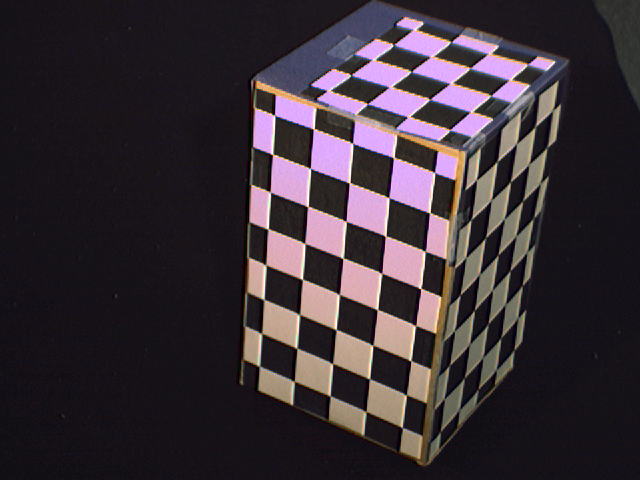
#> input picture CS283-PSets/PachecoTallaj_Natalia_pset3/data/calib_left.bmp, 640 x 480 px; the run also reads 2 pictures not shown here
$ jupyter execute PachecoTalla_Natalia_pset3.ipynb   (shell and % lines are left out)
#> lines starting #> are read from the running program, lines starting #| are printed output that depends on the picture
# Assignment 3
**CS283 Computer Vision, Harvard University, Fall 2019**

**Due Wednesday, Oct. 2, at 5:00pm**

Name: Natalia Pacheco-Tallaj

---

This problem set reinforces your understanding of camera matrices and binocular geometry. As usual, the assignment will be submitted electronically and formatted according to the guidelines. Notice the usual *Hints and Information* section at the bottom.

As usual, the input image files that are required to complete this assignment can be found in the <tt>pset3.zip</tt> archive that accompanies this notebook on the course website. Be sure to upload this ZIP archive tp JupterHub before running the notebook's first cell (which unpacks the archive into a <tt>./pset3</tt> folder).

Remember that the online submission system closes *exactly* at the stated deadline. If you find yourself in the uncomfortable position of working very close to the deadline, we advise that you upload early and often.

[cell 1]
# Run this cell (only once) to install the unzip command

[cell 2]
# Extract required pset folders (make sure you ran the first cell first)

[cell 3]
# Import other required libraries here
import cv2           # OpenCV
import numpy as np   # numpy
import scipy.interpolate
import pickle
from mpl_toolkits.mplot3d.art3d import Poly3DCollection

# Use this line to make matplotlib plot notebook style (only need to call it once when importing matplotlib)

import matplotlib.pyplot as plt
# Modify this line to adjust the displayed plot size. You can also call
# it with different parameters before specific plots.
plt.rcParams['figure.figsize'] = [10, 10]

## Question 1 (10 points)
$\def\vO{{\bf O}}
\def\vP{{\bf P}}
\def\vp{{\bf p}}
\def\vx{{\bf x}}
\def\vt{{\bf t}}
\def\vl{{\bf l}}
\def\vm{{\bf m}}
\def\vX{{\bf X}}
\def\mS{{\bf S}}
\def\mT{{\bf T}}
\def\mH{{\bf H}}
\def\mA{{\bf A}}
\def\mM{{\bf M}}
\def\mP{{\bf P}}
\def\tx{{\tilde{\bf x}}}
\def\ta{{\tilde{\bf a}}}
\def\tb{{\tilde{\bf b}}}
\def\tc{{\tilde{\bf c}}}
\def\hn{{\bf \hat{n}}}
\def\hv{{\bf \hat{v}}}
\def\hh{{\bf \hat{h}}}
\def\vh{{\bf h}}
\def\vs{{\bf s}}
\def\hs{{\bf \hat{s}}}$

In class we saw that a camera matrix satisfies the equation $\vx_i=\mP\vX_i$, and HZ 7.1 shows that six 3D-2D matches $\vX\leftrightarrow\vx$ are sufficient to recover $\mP$ using a linear (non-iterative) algorithm.

**a.** Create and describe specialized linear algorithms for computing the camera matrix $\mP$ in the special cases when: i) the camera location (but not orientation) is known, and ii) the camera location and complete orientation are known.

### Answer:
**Part i)**
Knowing the camera center $\tilde{C}$ means we have $3$ degrees of freedom less to worry about. Now we have $11-3 = 8$ degrees of freedom which means we need $4$ point correspondences to determine the camera matrix. We know that our camera matrix looks like
$$P = KR [I|-\tilde{C}] $$
with our known $\tilde{C}$. Since we know the center, we can apply $[I|-\tilde{C}]$ to the collection $\{\textbf{X}_i\}$ of world points to get a collection $\{\textbf{X}_i'\}$ of points, and now we've reduced the problem to computing the invertible $3\times 3$ marix $KR$ using the point correspondences $\textbf{X}_i'\leftrightarrow \vx$.

Now we should find a transformation $T$ to normalize the $\vx_i$ and $U$ to normalize the $\vX_i'$ so that they are centered at their centroid and $T\vx_i$ have average distance $\sqrt{2}$ from the centroid and $U\vX_i'$ have average distance $\sqrt{3}$ from the centroid. From now on assume $\vx_i$ and $\vX'_i$ denote the normalized points.

Now, for computing a $3\times 3$ invertible matrix we can just use the normal DLT algorithm from last week. We've already performed the normalization step, so now we build, for each point correspondence (we should have at least $4$ such correspondences) the matrix
$$A_i = \begin{pmatrix}
    \textbf{0}^T & -w_i\vX_i'^T & y_i\vX_i'^T\\
    w_i\vX_i'^T & \textbf{0}^T & -x_i\vX_i'^T
\end{pmatrix}$$
where $\vx_i = (x_i, y_i, w_i)$ in homogeneous coordinates. Then stack all of the $A_i$'s above each other to form $A$, now we want to solve the equation
$$\textbf{A}\textbf{b}  = 0$$
Find the SVD of $A$: $A = UDV^T$, then set $\textbf{b}$ to be the last column of $V$. Turn the $9$-vector $b$ into a matrix $B$ by letting the first $3$ entries be the first row, the second three entries the second row, and so on, the usual way. Then we de-normalize: set
$$KR = T^{-1}BU $$
If we wanted to find $K$ and $R$ separately we can do an $RQ$ decomposition on $KR$. However, we just want the camera matrix so we set
$$P = KR [I|-\tilde{C}] $$

**Part ii)** Now suppose we know $\tilde{C}$ and $R$.
Then take the collection $\vX_i$ and transform it by $R[I|-\tilde{C}]$ to get a collection $\vX_i'$. We want to compute a matrix $K$ of the form
$$K = \begin{pmatrix}
    \alpha_x & s & x_0\\
    0 & \alpha_y & y_0\\
    0 & 0 & 1
\end{pmatrix}$$
for the point correspondences $\vx_i \leftrightarrow \vX'_i$. Since $R$ and $\tilde{C}$ have $3$ degrees of freedom each, estimating $K$ involves $11-3-3 = 5$ degrees of freedom, so we need $2.5$ point correspondences (let's make that $3$).

Then to estimate a $3\times 3$ matrix for the correspondences $\vx_i\leftrightarrow\vX_i'$ we would, as in DLT, solve the simultaneous matrix equations
$$\begin{pmatrix}
0 & 0 & 0 & -w_iX_i' & -w_iY_i' & -w_iZ_i' & y_iX_i' & y_iY_i'  & y_iZ_i'\\
w_iX_i' & w_iY_i' & w_iZ_i' & 0 & 0 &0 & -x_iX_i' & -x_iY_i' & -x_iZ_i'
\end{pmatrix}\begin{pmatrix}\alpha_x \\ s\\ x_0\\0\\\alpha_y\\y_0\\0\\0\\1 \end{pmatrix} = 0$$
where $\vx_i = (x_i, y_i, z_i)$ and $\vX_i' = (X_i', Y_i', Z_i')$. However, this matrix equation is too large, because we already know $4$ of the entries in $K$! Notice that in the matrix above, the $4$th, $7$th and $8$th columns are useless because they just get killed when multiplying with the column vector on the right, so we might as well rewrite this as
$$\begin{pmatrix}
0 & 0 & 0 &  -w_iY_i' & -w_iZ_i' &y_iZ_i'\\
w_iX_i' & w_iY_i' & w_iZ_i'  & 0 &0 &  -x_iZ_i'
\end{pmatrix}\begin{pmatrix}\alpha_x \\ s\\ x_0\\\alpha_y\\y_0\\1 \end{pmatrix} = 0$$
which we can also write as
$$\begin{pmatrix}
 0      & 0       & 0        &  -w_iY_i' & -w_iZ_i' \\
w_iX_i' & w_iY_i' & w_iZ_i'  & 0         & 0
\end{pmatrix}\begin{pmatrix}\alpha_x \\ s\\ x_0\\ \alpha_y\\y_0 \end{pmatrix} = -\begin{pmatrix}y_iZ_i'\\ -x_iZ_i'\end{pmatrix}$$
Now we just stack the matrix equations for our $\geq 3$ point correspondences:
$$\begin{pmatrix}
 0      & 0       & 0        &  -w_1Y_1' & -w_1Z_1' \\
w_1X_1' & w_1Y_1' & w_1Z_1'  & 0         & 0 \\
\vdots\\
 0      & 0       & 0        &  -w_nY_n' & -w_nZ_n' \\
w_nX_n' & w_nY_n' & w_nZ_n'  & 0         & 0
\end{pmatrix}\begin{pmatrix}\alpha_x \\ s\\ x_0\\ \alpha_y\\y_0 \end{pmatrix} = \begin{pmatrix}-y_1Z_1'\\ x_1Z_1'\\\vdots \\-y_nZ_n'\\ x_nZ_n'\end{pmatrix} $$
We can solve for the vector $(\alpha_x, s, x_0, \alpha_y, y_0)$ using least squares. This gives us $K$.

**b.** Ignoring degenerate configurations, how many 2D-3D matches are required for there to be a unique solution in each case?  Justify your answers.

### Answer:
As mentioned before, by counting degrees of freedom we need $4$ point matches for the first part and $2.5$ point matches for the second part.

Another way to see this is the following: for $n$ point correspondences, the $A$ matrix in Part i) is $2n \times 9$. By rank nullity, we have $9 = \dim \ker A + \dim im A = \dim\ker A + 2n$ (since we're asuming the configuration is nondegenerate). Then in order for the kernel to have dimension one we need $2n = 8$, i.e. $n = 4$ point matches.

For ii) the $A$ matrix has size $2n\times 5$ so we have $5 = \dim\ker A + \dim im A = \dim\ker A + 2n$. But this time we want to solve an equation of the form $Ab = c$ so we want $c$ to have a *unique* preimage. For this we need $A$ to be injective and surjective, so there is a unique solution when $A$ is $5\times 5$, which is when we have $2.5$ point correspondences.

## Question 2 (10 points)

Let $I_0$ be an image of a scene captured by a first camera $P$, and let $I_1$ be another image captured by printing the first image $I_0$ and then snapping a picture of the flat print-out using a second camera (so that $I_1$ is "an image of an image"). Show that the second image $I_1$ can be equivalently explained as being captured directly from the original scene by some "apparent camera" $P'$, and that this apparent camera $P'$ has the same camera center as  $P$. Speculate on how this explains why a portrait's eyes "follow you around the room". Show, on the other hand, that all other parameters of the camera $P$ and the apparent camera $P'$ may be different.

_Hint:_ The null space of  an $n\times n$ invertible matrix $\mA$ is empty, i.e., $\mA\vx=0$ if and only if $\vx=0$.

### Answer:

Suppose we have a camera $P = KR[I|-\tilde{C}]$ taking the image $I_0$, so that $3D$ world points $X$ map to image points $x = PX$ in $I_0$. Imagine then we take a picture of $I_0$ with a camera $P'' = K''R''[I|-\tilde{C}'']$. We can assume we placed $I_0$ at the $z = 1$ plane. Then the coordinates of the points in $I_0$ sitting in $3$-space are $(\tilde{x}, 1)$ where $\tilde{x}$ is the inhomogeneous coordinate for $x = PX$ and $(\tilde{x},1)$ is the $3$-space coordinate for $\tilde{x}$ sitting in the $z=1$ plane. The corresponding point in $I_1$ is $P''(\tilde{x},1,1)$ (we must homogenize the $3$-space point $(\tilde{x},1)$ before applying $P''$. We can express $(\tilde{x}, 1,1)$ as $Mx$ for a certain matrix $M$:
$$M = \begin{pmatrix}\frac{1}{z} & 0 & 0 \\ 0 & \frac{1}{z} & 0 \\ 0 & 0 & \frac{1}{z} \\ 0 & 0 & \frac{1}{z}\end{pmatrix} $$
where $x,y,z$ are the homogeneous coordinates of $x = PX$.
Then we have that the image of $X$ in $I_1$ is $x''$ given by
$$x'' = K''R''[I|-\tilde{C}''] M KR[I|-\tilde{C}]X$$
Let us compute the product $[I|-\tilde{C}''] M$.
$$\begin{pmatrix}
1 & 0 & 0 & -c''_x \\
0 & 0 & 0 & -c''_y \\
0 & 0 & 1 & -c''_z
\end{pmatrix}\begin{pmatrix}\frac{1}{z} & 0 & 0 \\ 0 & \frac{1}{z} & 0 \\ 0 & 0 & \frac{1}{z} \\ 0 & 0 & \frac{1}{z}\end{pmatrix} = \begin{pmatrix}
 \frac{1}{z} & 0 & -\frac{c''_x}{z}\\
 0 & \frac{1}{z} & -\frac{c''_y}{z}\\
 0 & 0 & \frac{1}{z} - \frac{c''_z}{z}
\end{pmatrix}$$
Note that $c''_z\neq 1$ since the image $I_0$ is sitting in space at $z = 1$ and we can't have the camera center be right on the image that we're photographing. Thus $\frac{1}{z} - \frac{c''_z}{z}\neq 0$ and this upper triangular matrix is invertible. Call it $M'$. Then
$$x'' = K''R''M'KR[I|-\tilde{C}]X $$
Since $K''R''M'KR$ is a product of invertible $3\times 3$ matrices it is invertible, so the transformation $K''R''M'KR[I|-\tilde{C}]$ represents a camera matrix $P'$ with center $\tilde{C}$, the same center as $P$, as we wanted. (Because we can decompose $K''R''M'KR$ into $K'R'$ by RQ decomposition).

This can all be done more simply if we just notice that the image plane $I_1$ sitting in $3$-space must be related to the image plane $I_0$ sitting in $3$-space by a homography $H$, so $x'' = HPX = HKR[I|-\tilde{C}]$, which is again an invertible transformation times $[I|-\tilde{C}]$, i.e. a camera with center $\tilde{C}$.

If we're looking at a portrait, we have exactly this situation. The painters eyes would've been the first camera center, and the portrait she captured would be $I_0$. Presumably the portrait subject was looking at the painter in the eyes, so the eyes are facing $\tilde{C}$. Then our eyes are $P''$, the second camera taking a photo of $I_0$ sitting in a museum wall. The resulting image in our eyes *seems like* a transformation of the original subject of the portrait by a camera $P'$ with the same center as $P$ (the painter). Thus this virtual camera center of what we see is the same as the painter's eyes, so it looks like the portrait subject is looking at us just like they were looking at the painter.

$P'$ can have all of its other parameters be different from $P$. The intuitive reason is that we can take the photo of $I_0$ from wherever we want using whatever camera we want. More precisely, let $K'R'$ be some arbitrary set of camera parameters. Pick some camera center $\tilde{C}''$ and construct $M'$ as above, then consider the invertible matrix $A = K'R'(M'KR)^{-1}$. Let $K''R''$ be the RQ decomposition for $A$. Then let $P'' = K''R''[I|-\tilde{C}'']$. Then $P' = K''R''[I|-\tilde{C}'']KR[I|-\tilde{C}] = K''R''M'KR[I|-\tilde{C}] = A M'KR[I|-\tilde{C}] = K'R'(M'KR)^{-1}M'KR[I|-\tilde{C}] = K'R'[I|-\tilde{C}]$ so $P'$ has parameters $K'R'$. We chose $K'R'$ arbitrarily so that means we can make $P'$ have any parameters we want.

## Question 3 (30 points)

This assignment's data folder contains a stereo pair of images and a <tt>.pickle</tt> file containing some image-point coordinates and corresponding world-point coordinates. (See _Hints and Information_ below on how to load and use <tt>.pickle</tt> files.) In this question you will calibrate the two cameras in the stereo rig, and in the next question you will use this calibration information to reconstruct a 3D object. The input 2D and 3D points coordinates are visualized in the figure below.

**a.** Write a function <tt> getCamera(X3,X2)</tt> that computes a $3\times 4$ camera matrix <tt>P</tt> from an $n\times 3$ matrix of world coordinates <tt> X3</tt> and an $n\times 2$ matrix of pixel coordinates <tt>X2</tt> representing the projection of the world points into a single projective camera. Your function should use the "Linear Solution" with normalization/denormalization, as described in Algorithm 7.1 of HZ (the iterative refinement based on geometric error is not necessary).

[cell 4]
# adapted from last week: takes an N x k array of points (where each row is (xi, yi,...))
# and returns the (k+1)x(k+1) similarity matrix T that normalizes them to their centroid
# with average distance sqrt(k)
def getT(X):
    k = len(X[0])
    centroid = np.zeros(k)

    # average each column, i.e. each coordinate
    for i in range(k):
        centroid[i] = np.swapaxes(X, 0, 1)[i].sum() / float(len(X))

    # average of array of distances from each point to the centroid
    # and generate the distance multiplyer s
    davg = np.average([np.linalg.norm(x) for x in X - centroid])
    s = np.sqrt(k) / davg

    # last row of T
    Tbot = np.array([np.zeros(k+1)])
    Tbot[0][k] = 1

    # top of T
    Ttop = np.concatenate([s*np.identity(k), -s * np.transpose([centroid])], axis=1)

    return np.concatenate([Ttop, Tbot])

def getCamera(X3, X2):
    # Problem 3(a)
    # the function that computes the 3x4 camera matrix P from nx3
    # world coordinates X3 and an nx2 matrix of pixel coordinates X2
    # representing the projection of the world points into a single
    # projective camera

    # Step 1: Normalize
    # get matrices for each set of points, following the notation for the book
    U = getT(X3)
    T = getT(X2)

    # apply the matrices
    x3 = U.dot(np.concatenate([X3.transpose(), [np.ones(len(X3))]], axis=0)).transpose()
    x2 = T.dot(np.concatenate([X2.transpose(), [np.ones(len(X2))]], axis=0)).transpose()

    # dehomogenize
    A = np.concatenate([np.concatenate(
        [np.concatenate([[np.zeros(4)], [-x2[i][2] * x3[i]], [x2[i][1] * x3[i]]], axis=1),
        np.concatenate([[x2[i][2] * x3[i]], [np.zeros(4)], [-x2[i][0] * x3[i]]], axis=1)]
    ) for i in range(len(x3))])

    # SVD
    _, _, V = np.linalg.svd(A)

    # Extract last column of V matrix
    p = V[-1,:]
    # get P tilde
    PP = p.reshape((3,4))

    # de normalize. We have P = T^-1 * PP * U, i.e. T*P = PP*U
    P = np.linalg.lstsq(T, np.dot(PP, U))[0]

    return P

[cell 5]
# testing getT
X = [[1,0,0],[-1,0,0]]
X = [[np.sqrt(3),0,0],[0,np.sqrt(3),0],[0,0,np.sqrt(3)]]
X = [[np.sqrt(2), 0], [0,np.sqrt(2)]]
print(getT(X))

**b.** The file <tt> corners.pickle</tt> contains two $n\times 2$ matrices <tt>leftpts</tt> and <tt>rightpts</tt> storing the pixel coordinates of the checkered box corners observed in the images <tt>calib\_left.bmp</tt> and <tt>calib\_right.bmp</tt>. It also contains an $n\times 3$ matrix <tt>corners\_3D</tt> storing the world coordinates of the very same box corners.

1) Create two side by side images of the right points overlayed on <tt>calib\_right.bmp</tt> and the left points overlayed on <tt>calib\_left.bmp</tt>.

2) Using your function from part (a) estimate camera matrices <tt>Pl</tt> and <tt>Pr</tt> for the left and right cameras in this stereo pair.

[cell 6]
# Import pickle file and extract matrices

import pickle
data = pickle.load(open('./data/corners.pickle', 'rb'))
#> (reads CS283-PSets/PachecoTallaj_Natalia_pset3/data/corners.pickle from the repository)


leftpts = data['leftpts']
rightpts = data['rightpts']
corners_3D = data['corners_3D']

plt.rcParams['figure.figsize'] = [30, 30]
plt.subplot(1, 2, 1)
imgleft = cv2.cvtColor(cv2.imread('./data/calib_left.bmp'), cv2.COLOR_BGR2RGB)
plt.imshow(imgleft)
plt.plot(leftpts[:, 0], leftpts[:, 1], 'or', markersize=10)
plt.axis('off')
plt.subplot(1, 2, 2)
imgright = cv2.cvtColor(cv2.imread('./data/calib_right.bmp'), cv2.COLOR_BGR2RGB)
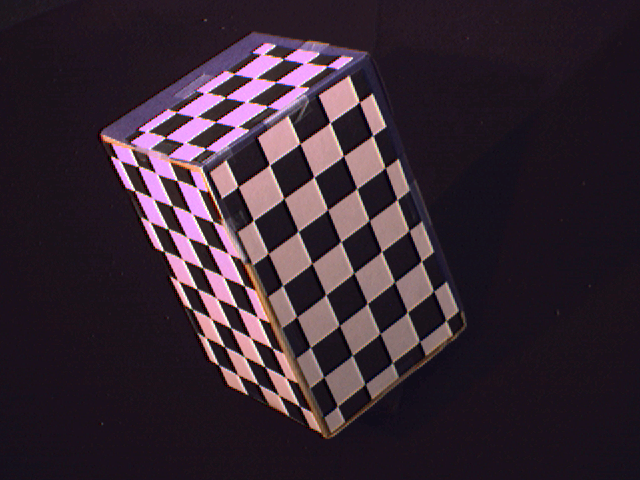
#> input picture CS283-PSets/PachecoTallaj_Natalia_pset3/data/calib_right.bmp, 640 x 480 px
plt.imshow(imgright)
plt.plot(rightpts[:, 0], rightpts[:, 1], 'or', markersize=10)
plt.axis('off');
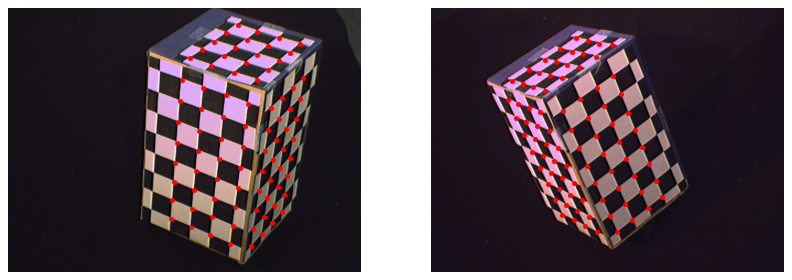
#> figure drawn by matplotlib, 2 panels

[cell 7]
# Apply your getCamera function to estimate Pl and Pr below and print out the results:

Pl = getCamera(corners_3D, leftpts)
Pr = getCamera(corners_3D, rightpts)

print(Pl)
print(Pr)

**c.** To display the results, create a 3D plot showing the 3D points in <tt>corners.pickle</tt> along with a depiction of the position, orientation, and field of view of your two cameras. Store your camera matrices as variables named <tt>Pl</tt> and <tt>Pr</tt> in a <tt>.pickle</tt> file named <tt>StereoCameras.pickle</tt> (for use in Question 4) and include this file in your zip. See Hints and Information below.

**Some calculations.** To find the point along a certain back-projected line $\lambda P^+x + (1-\lambda)C$ that's distance $d$ from the camera center (note that I expressed the line in this way such that for $\lambda\in [0,1]$ we lie between $C$ and $P^+x$), we must have that $$d = dist(\lambda P^+x +(1-\lambda)C, C) = ||\lambda P^+x +(1-\lambda)C - C|| = ||\lambda P^+x - \lambda C||\implies \lambda = \frac{d}{||P^+x - C||}$$

[cell 8]
# compute pseudo-inverses of camera matrices using
# the numpy pseudoinverse function
Plinv = np.linalg.pinv(Pl)
Prinv = np.linalg.pinv(Pr)

# TEST
LL = np.dot(Plinv, np.concatenate([leftpts.transpose(), [np.ones(len(leftpts))]], axis=0))
LL = LL[:-1]/LL[-1]
LL = np.transpose(LL)
# [5 lines of commented-out code are left out]

[cell 9]

plt.rcParams['figure.figsize'] = [12, 12]
fig = plt.figure()
ax = fig.add_subplot(111, projection='3d')


camera_mat = [Pl,Pr]
with open("./data/StereoCameras.pickle", "wb") as f:
    pickle.dump(camera_mat, f)
    f.close()

# Compute camera centers (null vectors of the camera matrices)
# as usual, we solve PC = 0 by SVD
# SVDs
Ul, Dl, Vl = np.linalg.svd(Pl)
Ur, Dr, Vr = np.linalg.svd(Pr)

# Dlmat = np.zeros((len(Ul[0]), len(Vl)))
# Dlmat[:len(Dl),:len(Dl)] = np.diag(Dl)
# print(np.allclose(Pl, np.dot(Ul, np.dot(Dlmat, Vl))))

# Extract last column of V matrices to get camera centers
Cl = Vl[-1,:]
Cr = Vr[-1,:]
# dehomogenize
Cl = Cl[:-1]/Cl[-1]
Cr = Cr[:-1]/Cr[-1]

# TODO: for now I am using this numpy function that computes the pseudo inverse but
# eventually I should do it myself
Plinv = np.linalg.pinv(Pl)
Prinv = np.linalg.pinv(Pr)

d = 1
# back project image corners of left image
hl, wl = imgleft.shape[0], imgleft.shape[1]
cornersl = np.array([[0,0,1],[0,hl,1], [wl, hl,1], [wl, 0,1]]).transpose()
backprojl = np.dot(Plinv, cornersl)
backprojl = backprojl[:-1]/backprojl[-1]
backprojl = backprojl.transpose()
# ax.scatter(backprojl[:,0], backprojl[:,1], backprojl[:,2])

# back project right corners of the image
hr, wr = imgright.shape[0], imgright.shape[1]
cornersr = np.array([[0,0,1],[0,hr,1], [wr, hr,1], [wr, 0,1]]).transpose()
backprojr = np.dot(Prinv, cornersr)
backprojr = backprojr[:-1]/backprojr[-1]
backprojr = backprojr.transpose()


# now each row of backprojl is one of the backprojected corners in
# inhomogeneous 3D coordinates, now I want to get each lambda
lambl = d / (np.sum(np.abs(backprojl - [Cl])**2, axis=-1)**(1./2))
cameraverticesl = [Cl] + np.transpose([lambl]) * (backprojl - [Cl])
cameraverticesl = np.concatenate([[Cl], cameraverticesl])
faces = [[0, 1, 2], [0, 2, 3], [0, 3, 4], [0, 4, 1], [1,2,3,4]]
poly3dl = Poly3DCollection([[cameraverticesl[faces[i][j]] for j in range(len(faces[i]))] for i in range(len(faces))],
                           facecolors='w', linewidths=1, alpha=0.5)
poly3dl.set_edgecolor('b')

# same for backprojr
lambr = d / (np.sum(np.abs(backprojr - [Cr])**2, axis=-1)**(1./2))
cameraverticesr = [Cr] + np.transpose([lambr]) * (backprojr - [Cr])
cameraverticesr = np.concatenate([[Cr], cameraverticesr])
poly3dr = Poly3DCollection([[cameraverticesr[faces[i][j]] for j in range(len(faces[i]))] for i in range(len(faces))],
                           facecolors='w', linewidths=1, alpha=0.5)
poly3dr.set_edgecolor('b')


# making the axes nicer
ax.set_zlim3d(-1,8)
# plot everything
ax.scatter(corners_3D[:,0], corners_3D[:,1], corners_3D[:,2])
ax.scatter([Cl[0], Cr[0]], [Cl[1], Cr[1]], [Cl[2], Cr[2]])
ax.add_collection3d(poly3dl)
ax.add_collection3d(poly3dr)
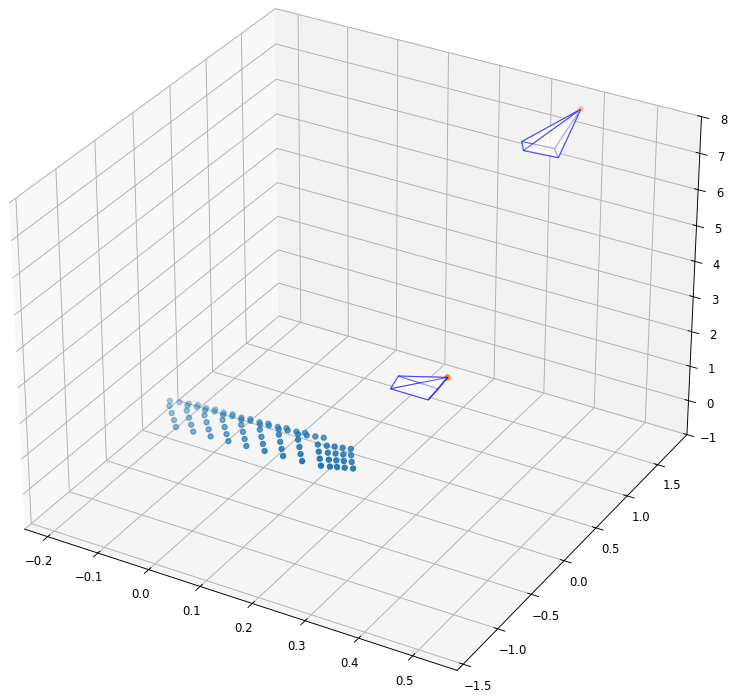
#> figure drawn by matplotlib, 1 panel
#> (the rest of the program and of its run is left out)
